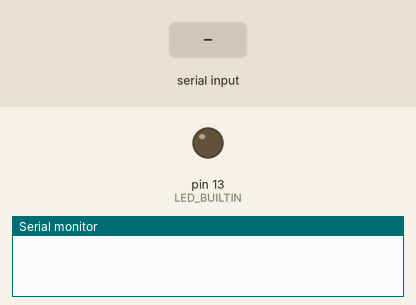
This sketch was run on a simulated Arduino Uno, built with avr-gcc and run on an emulated ATmega328P. Shown: output pins drawn as LEDs (lit = HIGH), the last lines printed to the serial monitor. The test bench sets the inputs (shaded band).

Above: at 1.2 s.
1.3 s: "on\n" received over Serial
At 1.8 s:
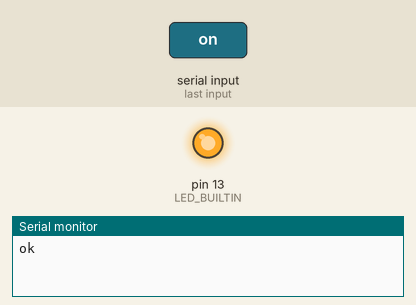
4.3 s: "off\n" received over Serial
At 5.3 s:
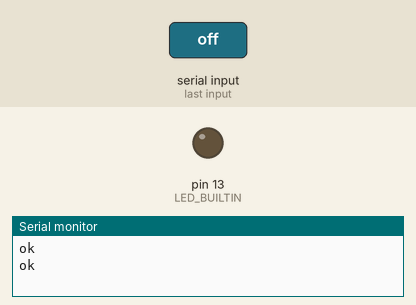
5.8 s: "toggle\n" received over Serial
At 6.6 s:
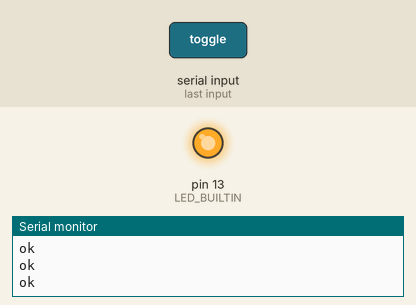
Timing chart, 0 to 8.3 s (numbered marks = the images above; inputs shaded):
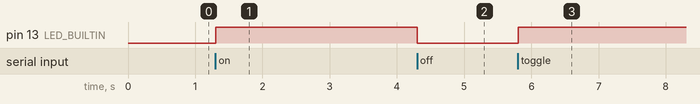

The sketch:

serial-led-command.ino
```cpp
// Reference solution: lines "on", "off", "toggle" drive the L LED and are answered "ok"; anything else "error".
String line;

void setup() {
  pinMode(LED_BUILTIN, OUTPUT);
  Serial.begin(9600);
}

void handle(String cmd) {
  cmd.trim();
  if (cmd == "on") digitalWrite(LED_BUILTIN, HIGH);
  else if (cmd == "off") digitalWrite(LED_BUILTIN, LOW);
  else if (cmd == "toggle") digitalWrite(LED_BUILTIN, !digitalRead(LED_BUILTIN));
  else {
    Serial.println("error");
    return;
  }
  Serial.println("ok");
}

void loop() {
  while (Serial.available()) {
    char c = Serial.read();
    if (c == '\n') {
      handle(line);
      line = "";
    } else {
      line += c;
    }
  }
}
```

Measured:
- after the input at 1.3 s, pin 13 (LED_BUILTIN): LOW → HIGH at once
- after the input at 4.3 s, pin 13 (LED_BUILTIN): HIGH → LOW at once
- after the input at 5.8 s, pin 13 (LED_BUILTIN): LOW → HIGH at once
